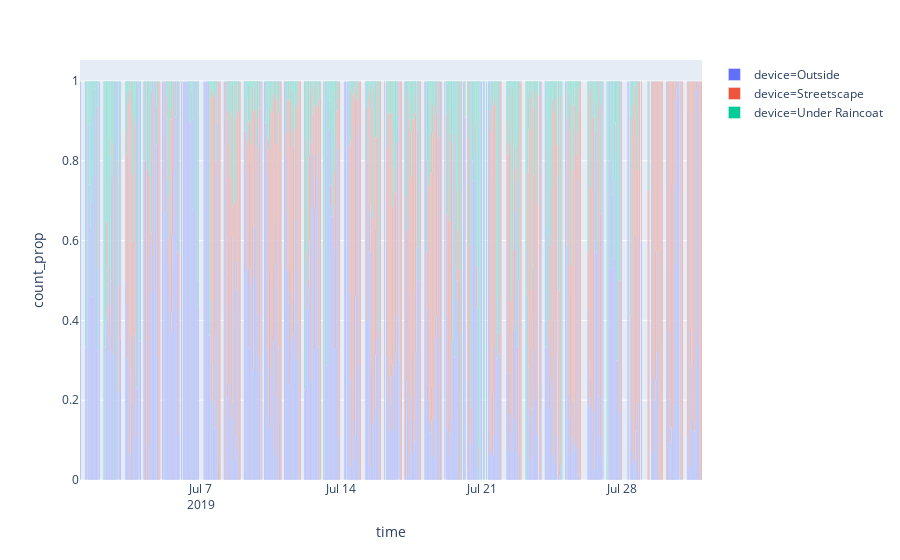

Notebook code cell kept with this figure:
### Code cell
fd_1h_prop_hour = feed_dwell_1h_prop.groupby(['time', 'device']).mean().reset_index()
px.bar(fd_1h_prop_hour[fd_1h_prop_hour['count_prop']!=0], x='hour', y='count_prop', color='device')

### Figure 1 — Plotly figure (JSON) as saved in the notebook; plotly's stock layout.template omitted (floating-point values rounded to 4 significant figures; data arrays with more than 128 entries replaced by an {"elided": "..."} marker saying what was removed)
{"data": [{"alignmentgroup": "True", "hoverlabel": {"namelength": 0}, "hovertemplate": "device=Outside<br>time=%{x}<br>count_prop=%{y}", "legendgroup": "device=Outside", "marker": {"color": "#636efa"}, "name": "device=Outside", "offsetgroup": "device=Outside", "orientation": "v", "showlegend": true, "textposition": "auto", "type": "bar", "x": {"elided": "744 str values"}, "xaxis": "x", "y": {"elided": "744 float values"}, "yaxis": "y"}, {"alignmentgroup": "True", "hoverlabel": {"namelength": 0}, "hovertemplate": "device=Streetscape<br>time=%{x}<br>count_prop=%{y}", "legendgroup": "device=Streetscape", "marker": {"color": "#EF553B"}, "name": "device=Streetscape", "offsetgroup": "device=Streetscape", "orientation": "v", "showlegend": true, "textposition": "auto", "type": "bar", "x": {"elided": "744 str values"}, "xaxis": "x", "y": {"elided": "744 float values"}, "yaxis": "y"}, {"alignmentgroup": "True", "hoverlabel": {"namelength": 0}, "hovertemplate": "device=Under Raincoat<br>time=%{x}<br>count_prop=%{y}", "legendgroup": "device=Under Raincoat", "marker": {"color": "#00cc96"}, "name": "device=Under Raincoat", "offsetgroup": "device=Under Raincoat", "orientation": "v", "showlegend": true, "textposition": "auto", "type": "bar", "x": {"elided": "744 str values"}, "xaxis": "x", "y": {"elided": "744 float values"}, "yaxis": "y"}], "layout": {"barmode": "relative", "legend": {"tracegroupgap": 0}, "margin": {"t": 60}, "xaxis": {"anchor": "y", "domain": [0, 1], "title": {"text": "time"}}, "yaxis": {"anchor": "x", "domain": [0, 1], "title": {"text": "count_prop"}}}}
